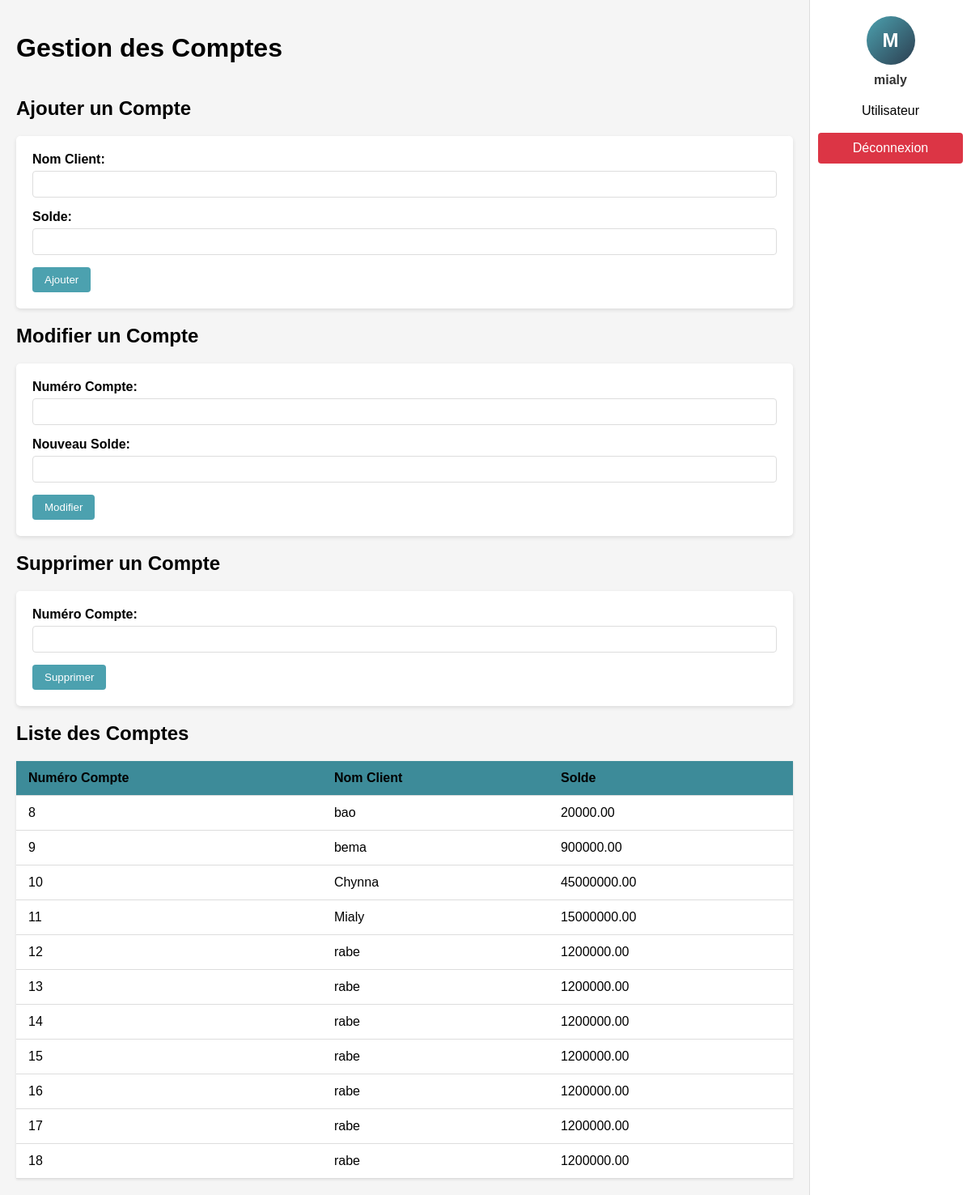
The page /user.php (signed in) on the database its author committed.
### tables this page shows
CREATE TABLE `compte` (
  `num_compte` int(11) NOT NULL,
  `nom_client` varchar(100) DEFAULT NULL,
  `solde` decimal(10,2) DEFAULT NULL
);

### user.php (the view, shortened to what this page needs)
<?php
include 'config.php';
$username = $_SESSION['username'];
$initial = strtoupper(substr($username, 0, 1));
?>
<!DOCTYPE html>
<html lang="fr">
<head>
</head>
<body>
    <div class="main-content">
        <div class="header">
            <h1>Gestion des Comptes</h1>
        </div>
        <h2>Ajouter un Compte</h2>
        <form method="post">
            <label for="nom_client">Nom Client:</label>
            <input type="text" id="nom_client" name="nom_client" required>
            <label for="solde">Solde:</label>
            <input type="number" step="0.01" id="solde" name="solde" required>
            <button type="submit" name="ajouter">Ajouter</button>
        </form>
        <h2>Modifier un Compte</h2>
        <form method="post">
            <label for="num_compte">Numéro Compte:</label>
            <input type="number" id="num_compte" name="num_compte" required>
            <label for="solde">Nouveau Solde:</label>
            <input type="number" step="0.01" id="solde" name="solde" required>
            <button type="submit" name="modifier">Modifier</button>
        </form>
        <h2>Supprimer un Compte</h2>
        <form method="post">
            <label for="num_compte">Numéro Compte:</label>
            <input type="number" id="num_compte" name="num_compte" required>
            <button type="submit" name="supprimer">Supprimer</button>
        </form>
        <h2>Liste des Comptes</h2>
        <table>
            <thead>
                <tr>
                    <th>Numéro Compte</th>
                    <th>Nom Client</th>
                    <th>Solde</th>
                </tr>
            </thead>
            <tbody>
                <?php
                $sql = "SELECT * FROM compte";
                $result = $conn->query($sql);
                if ($result->num_rows > 0) {
                    while($row = $result->fetch_assoc()) {
                        echo "<tr>
                                <td>{$row['num_compte']}</td>
                                <td>{$row['nom_client']}</td>
                                <td>{$row['solde']}</td>
                              </tr>";
                    }
                } else {
                    echo "<tr><td colspan='3'>Aucun compte trouvé</td></tr>";
                }
                ?>
            </tbody>
        </table>
    </div>
    <div class="user-sidebar">
        <div class="user-profile">
            <div class="avatar"><?= $initial ?></div>
            <div class="username"><?= htmlspecialchars($username) ?></div>
            <div class="user-role">Utilisateur</div> <br>
            <a href="logout.php" class="logout-btn">Déconnexion</a>
        </div>
    </div>
</body>
</html>

### user.php (style rules this page uses)
body { font-family: Arial, sans-serif; margin: 0; padding: 0; display: grid; grid-template-columns: 1fr 200px; min-height: 100vh; background-color: #f5f5f5; }
.main-content { padding: 20px; overflow-y: auto; height: 100vh; box-sizing: border-box; }
.user-sidebar { background: #fff; padding: 20px; border-left: 1px solid #ddd; display: flex; flex-direction: column; height: 100vh; box-sizing: border-box; position: sticky; top: 0; }
.user-profile { display: flex; flex-direction: column; align-items: center; margin-bottom: 20px; }
.avatar { width: 60px; height: 60px; border-radius: 50%; background: linear-gradient(135deg, #4ca1af, #2c3e50); color: white; display: flex; justify-content: center; align-items: center; font-size: 24px; font-weight: bold; margin-bottom: 10px; }
.username { font-weight: bold; color: #333; text-align: center; margin-bottom: 20px; }
.logout-btn { display: block; width: 100%; padding: 10px; background-color: #dc3545; color: white; border: none; border-radius: 4px; text-align: center; text-decoration: none; cursor: pointer; margin-top: auto; }
.header { display: flex; justify-content: space-between; align-items: center; margin-bottom: 20px; }
form { background: white; padding: 20px; border-radius: 5px; margin-bottom: 20px; box-shadow: 0 2px 5px rgba(0,0,0,0.1); }
table { width: 100%; border-collapse: collapse; margin-top: 20px; background: white; box-shadow: 0 1px 3px rgba(0,0,0,0.1); }
th, td { padding: 12px 15px; text-align: left; border-bottom: 1px solid #ddd; }
th { background-color: #3d8b99; }
button { padding: 8px 15px; background-color: #4ca1af; color: white; border: none; border-radius: 4px; cursor: pointer; }
input[type="text"], input[type="number"] { width: 100%; padding: 8px; margin: 5px 0 15px; border: 1px solid #ddd; border-radius: 4px; box-sizing: border-box; }
label { font-weight: bold; }

### rows shown on the page
compte: num_compte "8", nom_client "bao", solde "20000.00"
compte: num_compte "9", nom_client "bema", solde "900000.00"
compte: num_compte "10", nom_client "Chynna", solde "45000000.00"
compte: num_compte "11", nom_client "Mialy", solde "15000000.00"
compte: num_compte "12", nom_client "rabe", solde "1200000.00"
compte: num_compte "13", nom_client "rabe", solde "1200000.00"
compte: num_compte "14", nom_client "rabe", solde "1200000.00"
compte: num_compte "15", nom_client "rabe", solde "1200000.00"
compte: num_compte "16", nom_client "rabe", solde "1200000.00"
compte: num_compte "17", nom_client "rabe", solde "1200000.00"
compte: num_compte "18", nom_client "rabe", solde "1200000.00"

### other values the page prints
$initial "M"
$username "mialy"
